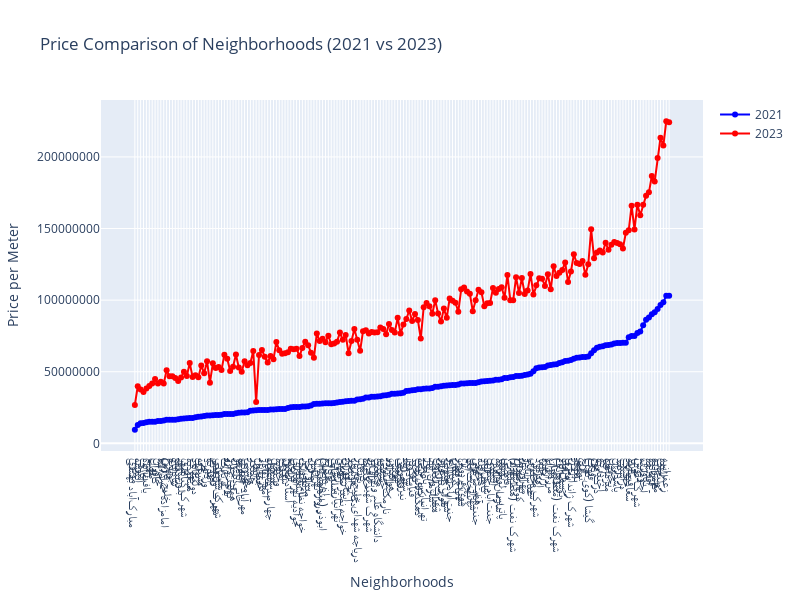

Notebook source saved alongside this figure:
### Code cell
import plotly.graph_objects as go

# حذف محلههای موجود در سری no_dis از دادهها
data_2021 = data_2021[~data_2021.index.isin(no_dis)]
data_2021=data_2021.sort_values("unreal_price_per_meter")
data_2023 = data_2023[~data_2023.index.isin(no_dis)]

# ساخت DataFrame برای دادههای 2021 و 2023
combined = pd.DataFrame({
    '2021': data_2021['unreal_price_per_meter'],
    '2023': data_2023['unreal_price_per_meter']
})

# مرتبسازی محلهها بر اساس سری data_gro
sorted_neighborhoods = data_2021.index.tolist()
combined = combined.loc[sorted_neighborhoods]  # مرتب کردن DataFrame

# ایجاد نمودار خط
fig = go.Figure()

# افزودن دادههای سال 2021
fig.add_trace(go.Scatter(
    x=combined.index,  # محلهها در محور X
    y=combined['2021'],  # قیمت سال 2021
    mode='lines+markers',
    name='2021',
    line=dict(color='blue'),
    marker=dict(color='blue')
))

# افزودن دادههای سال 2023
fig.add_trace(go.Scatter(
    x=combined.index,  # محلهها در محور X
    y=combined['2023'],  # قیمت سال 2023
    mode='lines+markers',
    name='2023',
    line=dict(color='red'),
    marker=dict(color='red')
))


# تنظیمات نمودار
fig.update_layout(
    title='Price Comparison of Neighborhoods (2021 vs 2023)',
    xaxis_title='Neighborhoods',
    yaxis_title='Price per Meter',
    xaxis=dict(tickmode='linear'),  # اطمینان از نمایش همه محلهها
    yaxis=dict(tickformat=".0f"),   # فرمت اعداد محور Y
    width=800,
    height=600
)
fig.write_html("Price_Comparison_of_Neighborhoods.html")
# نمایش نمودار
fig.show()

### Figure 1 — Plotly figure (JSON) as saved in the notebook; plotly's stock layout.template omitted (floating-point values rounded to 4 significant figures; data arrays with more than 128 entries replaced by an {"elided": "..."} marker saying what was removed)
{"data": [{"line": {"color": "blue"}, "marker": {"color": "blue"}, "mode": "lines+markers", "name": "2021", "type": "scatter", "x": {"elided": "186 str values"}, "y": {"elided": "186 float values"}}, {"line": {"color": "red"}, "marker": {"color": "red"}, "mode": "lines+markers", "name": "2023", "type": "scatter", "x": {"elided": "186 str values"}, "y": {"elided": "186 float values"}}], "layout": {"height": 600, "title": {"text": "Price Comparison of Neighborhoods (2021 vs 2023)"}, "width": 800, "xaxis": {"tickmode": "linear", "title": {"text": "Neighborhoods"}}, "yaxis": {"tickformat": ".0f", "title": {"text": "Price per Meter"}}}}
